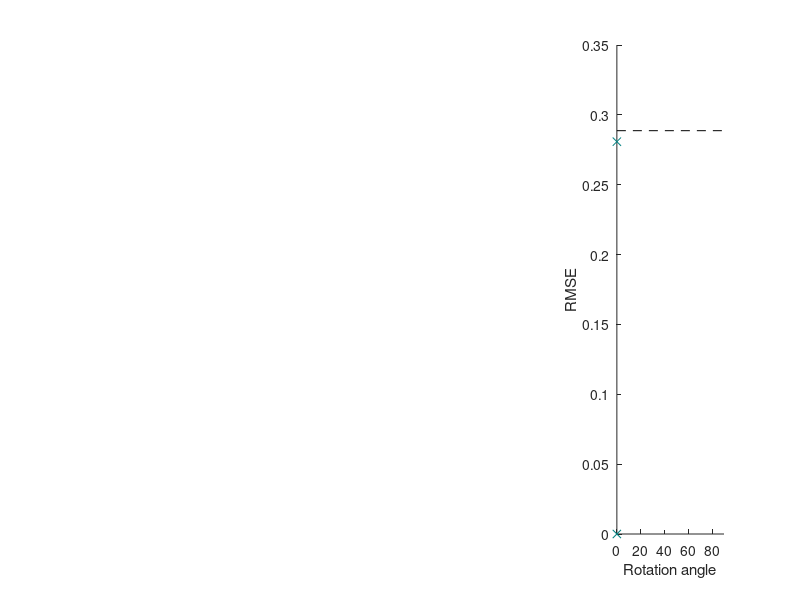

Here is the MATLAB script that generated this plot: (Note: this script raises an error after producing the figure.)
close all; clear; clc;

r=50:25:250;
theta=44.427;

alpha=0:3:90;

for aa=alpha
    M=[cosd(aa) -sind(aa); sind(aa) cosd(aa)];
    
    for rr=r
        xP=-rr*sind(theta):rr*sind(theta);
        xR=round(xP);
        
        yP=-sqrt(rr^2-xP.^2);
        yR=round(yP);
        
        n=length(xP);
        pP=M*[xP;yP];
        
        for i=1:2
            
            if i==1; pR=round(pP);
            elseif i==2; pR=round(M*[xR;yR]);
            end
            
            subplot(144),hold on
            if i==1; plot(aa,rms(pP(1,:)-pR(1,:)),'x','Color',[(rr-min(r))/(max(r)-min(r)),.5,.5])
            elseif i==2; plot(aa,rms(pP(1,:)-pR(1,:)),'o','Color',[(rr-min(r))/(max(r)-min(r)),.5,.5])
            end
            if i==1; plot(aa,rms(pP(2,:)-pR(2,:)),'x','Color',[(rr-min(r))/(max(r)-min(r)),.5,.5])
            elseif i==2; plot(aa,rms(pP(2,:)-pR(2,:)),'o','Color',[(rr-min(r))/(max(r)-min(r)),.5,.5])
            end
            line([0, 90],sqrt(1/12*ones(1,2)),'LineStyle','--','Color','k')
            xlim([0,90]),xlabel('Rotation angle'),ylabel('RMSE')
            hold off
            
            t=1:n;tol=10^-.7;
            ppX = spaps( t, pR(1,:), tol*n);
            ppY = spaps( t, pR(2,:), tol*n);
            
            xtR=@(t) fnval(ppX,t);
            ytR=@(t) fnval(ppY,t);
            
            dxdtR=@(t) fnval(fnder(ppX),t);
            dydtR=@(t) fnval(fnder(ppY),t);
            
            d2xdt2R=@(t) fnval(fnder(ppX,2),t);
            d2ydt2R=@(t) fnval(fnder(ppY,2),t);
            
            kdldtR=@(t) abs(dydtR(t).*d2xdt2R(t)-d2ydt2R(t).*dxdtR(t))./(dxdtR(t).^2+dydtR(t).^2);
            dldtR=@(t) sqrt(dxdtR(t).^2+dydtR(t).^2);
            kR = @(t) kdldtR(t)./dldtR(t);
            dldtkR = @(t) dldtR(t)./kR(t);
            
            subplot(1,4,i+1),hold on
            plot(asind(xP/rr),1./kR(1:n),'Color',[(rr-min(r))/(max(r)-min(r)),.5,.5])
            ylim([0,300]),xlabel('\theta'),ylabel('Radius of curvature')
            line([-theta,theta],[rr,rr],'Color','k'), xlim([-theta,theta])
            line([0, 0],[0, 300],'LineStyle','--','Color','k')
            hold off
            
        end
        
        subplot(141),hold on;
        fill(pR(1,:)+[-.5;.5;.5;-.5],pR(2,:)+[.5;.5;-.5;-.5],.5*ones(1,3))
        plot(pP(1,:),pP(2,:),'.','Color',[(rr-min(r))/(max(r)-min(r)),.5,.5])
        xlim([-(n+1)/2,max(r)]+.5),ylim([-max(r)-.5,(n+1)/2]),axis square
        hold off
    end
    
    subplot(141)
    line([0, pP(1,1)],[0, pP(2,1)],'Color','k')
    line([0, rr*sind(aa)],[0, -rr*cosd(aa)],'LineStyle','--','Color','k')
    line([0, pP(1,end)],[0, pP(2,end)],'Color','k')
    
    if (aa==alpha(end)); break; end
    %pause()
    subplot(141),cla
end

subplot(142),title('Rounded solely after rotating')
%subplot(143),title('Rounded solely before rotating')
subplot(143),title('Rounded before and after rotating')